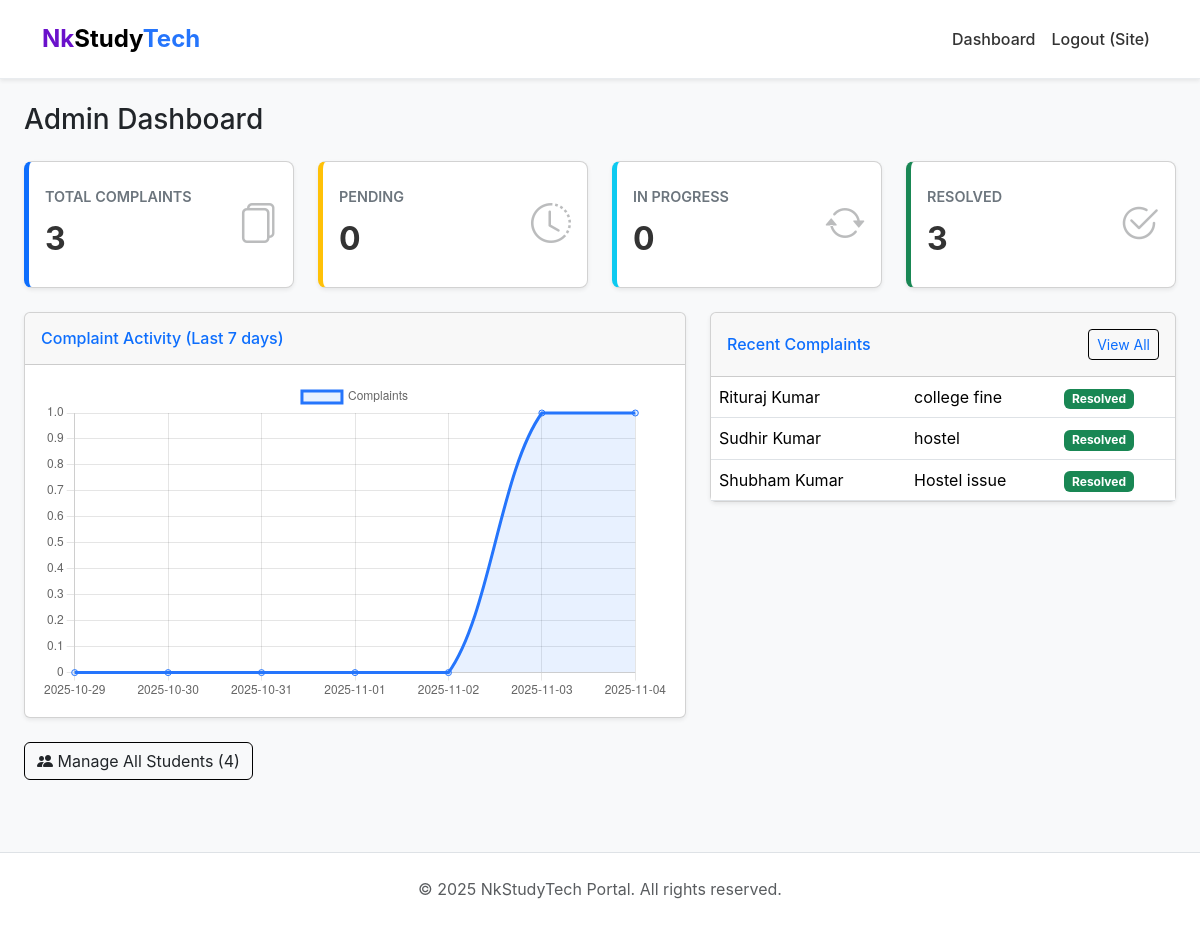
The app's page /admin/dashboard (signed in) with its own data.
### app.py (models this page shows, shortened)
class User(db.Model, UserMixin):
    id = db.Column(db.Integer, primary_key=True)
    name = db.Column(db.String(120))
    email = db.Column(db.String(150), unique=True, nullable=False)
    password_hash = db.Column(db.String(200))
    is_admin = db.Column(db.Boolean, default=False)
    created_at = db.Column(db.DateTime, default=datetime.utcnow)

class Complaint(db.Model):
    id = db.Column(db.Integer, primary_key=True)
    title = db.Column(db.String(200))
    description = db.Column(db.Text)
    attachment = db.Column(db.String(300))
    status = db.Column(db.String(50), default='Pending')
    user_id = db.Column(db.Integer, db.ForeignKey('user.id'))
    created_at = db.Column(db.DateTime, default=datetime.utcnow)
    user = db.relationship('User', backref='complaints')

### app.py (the view)
@app.route('/admin/dashboard')
@login_required
def admin_dashboard():
    if not current_user.is_admin:
        flash('Access denied', 'danger')
        return redirect(url_for('student_dashboard'))
    total = Complaint.query.count()
    pending = Complaint.query.filter_by(status='Pending').count()
    inprog = Complaint.query.filter_by(status='In Progress').count()
    resolved = Complaint.query.filter_by(status='Resolved').count()
    recent = Complaint.query.order_by(Complaint.created_at.desc()).limit(10).all()
    students = User.query.filter_by(is_admin=False).count()
    return render_template('admin_dashboard.html', total=total, pending=pending, inprog=inprog, resolved=resolved, recent=recent, students=students)

### app.py (called while the page is built)
@login_manager.user_loader
def load_user(user_id):
    return User.query.get(int(user_id))

### templates/admin_dashboard.html (shortened to what this page needs)
{% extends 'layout.html' %}
{% block body %}
<div class="container-fluid p-4">
  <div class="d-sm-flex align-items-center justify-content-between mb-4">
    <h1 class="h3 mb-0 text-gray-800">Admin Dashboard</h1>
  </div>
  <div class="row g-4">
    <div class="col-xl-3 col-md-6 mb-4">
      <div class="card shadow-sm h-100 py-2 stat-card border-left-primary">
        <div class="card-body">
          <div class="row no-gutters align-items-center">
            <div class="col">
              <div class="card-title">Total Complaints</div>
              <div class="stat-number">{{ total }}</div>
            </div>
            <div class="col-auto icon">
              <i class="bi bi-files text-gray-300"></i>
            </div>
          </div>
        </div>
      </div>
    </div>
    <div class="col-xl-3 col-md-6 mb-4">
      <div class="card shadow-sm h-100 py-2 stat-card border-left-warning">
        <div class="card-body">
          <div class="row no-gutters align-items-center">
            <div class="col">
              <div class="card-title">Pending</div>
              <div class="stat-number">{{ pending }}</div>
            </div>
            <div class="col-auto icon">
              <i class="bi bi-clock-history text-gray-300"></i>
            </div>
          </div>
        </div>
      </div>
    </div>
    <div class="col-xl-3 col-md-6 mb-4">
      <div class="card shadow-sm h-100 py-2 stat-card border-left-info">
        <div class="card-body">
          <div class="row no-gutters align-items-center">
            <div class="col">
              <div class="card-title">In Progress</div>
              <div class="stat-number">{{ inprog }}</div>
            </div>
            <div class="col-auto icon">
              <i class="bi bi-arrow-repeat text-gray-300"></i>
            </div>
          </div>
        </div>
      </div>
    </div>
    <div class="col-xl-3 col-md-6 mb-4">
      <div class="card shadow-sm h-100 py-2 stat-card border-left-success">
        <div class="card-body">
          <div class="row no-gutters align-items-center">
            <div class="col">
              <div class="card-title">Resolved</div>
              <div class="stat-number">{{ resolved }}</div>
            </div>
            <div class="col-auto icon">
              <i class="bi bi-check2-circle text-gray-300"></i>
            </div>
          </div>
        </div>
      </div>
    </div>
  </div>
  <div class="row g-4">
    <div class="col-xl-7 col-lg-6">
      <div class="card shadow-sm mb-4">
        <div class="card-header py-3">
          <h6 class="m-0 font-weight-bold text-primary">Complaint Activity (Last 7 days)</h6>
        </div>
        <div class="card-body">
          <div class="chart-area" style="height: 320px;">
            <canvas id="adminChart"></canvas>
          </div>
        </div>
      </div>
    </div>
    <div class="col-xl-5 col-lg-6">
      <div class="card shadow-sm mb-4">
        <div class="card-header py-3 d-flex justify-content-between align-items-center">
          <h6 class="m-0 font-weight-bold text-primary">Recent Complaints</h6>
          <a href="{{ url_for('admin_manage_complaints') }}" class="btn btn-sm btn-outline-primary">View All</a>
        </div>
        <div class="card-body p-0">
          <div class="table-responsive">
            <table class="table table-hover mb-0">
              <tbody>
                {% for c in recent %}
                <tr>
                  <td>{{ c.user.name }}</td>
                  <td>{{ c.title|truncate(30) }}</td>
                  <td>
                    {% set status_class = 'bg-secondary' %}
                    {% if c.status == 'Pending' %}
                      {% set status_class = 'bg-warning text-dark' %}
                    {% elif c.status == 'In Progress' %}
                      {% set status_class = 'bg-info text-dark' %}
                    {% elif c.status == 'Resolved' %}
                      {% set status_class = 'bg-success' %}
                    {% endif %}
                    <span class="badge {{ status_class }}">{{ c.status }}</span>
                  </td>
                </tr>
                {% else %}
                <tr>
                  <td colspan="3" class="text-center p-4">No recent complaints.</td>
                </tr>
                {% endfor %}
              </tbody>
            </table>
          </div>
        </div>
      </div>
    </div>
  </div>
  <div class="row">
    <div class="col-12">
        <a class="btn btn-outline-dark" href="{{ url_for('admin_manage_students') }}">
            <i class="bi bi-people-fill"></i> Manage All Students ({{ students }})
        </a>
    </div>
  </div>
</div>
<script>
  fetch('/stats.json')
    .then(r => r.json())
    .then(data => {
      if (!data.error) {
        new Chart(document.getElementById('adminChart'), {
          type: 'line',
          data: {
            labels: data.labels,
            datasets: [{
              label: 'Complaints',
              data: data.counts,
              fill: true,
              borderColor: '#2575fc',
              backgroundColor: 'rgba(37, 117, 252, 0.1)',
              tension: 0.3
            }]
          },
          options: {
            responsive: true,
            maintainAspectRatio: false
          }
        });
      }
    })
    .catch(e => console.log(e));
</script>
{% endblock %}

### templates/layout.html (shortened to what this page needs)
<!doctype html>
<html lang="en">
<head>
  <link href="https://cdn.jsdelivr.net/npm/bootstrap@5.3.3/dist/css/bootstrap.min.css" rel="stylesheet">
  <link href="https://cdn.jsdelivr.net/npm/bootstrap-icons@1.11.3/font/bootstrap-icons.min.css" rel="stylesheet">
</head>
<body>
  <nav class="navbar navbar-expand-lg navbar-light bg-white shadow-sm py-3">
    <div class="container">
      <a class="navbar-brand" href="{{ url_for('index') }}">
        <span class="logo-nk">Nk</span>Study<span class="logo-tech">Tech</span>
      </a>
      <div class="collapse navbar-collapse" id="mainNavbar">
        <ul class="navbar-nav ms-auto mb-2 mb-lg-0">
          {% if current_user.is_authenticated %}
            <li class="nav-item">
              <a class="nav-link" href="{{ url_for('student_dashboard') }}">Dashboard</a>
            </li>
            <li class="nav-item">
              <a class="nav-link" href="{{ url_for('logout') }}">Logout ({{ current_user.name.split(' ')[0] }})</a>
            </li>
          {% endif %}
        </ul>
      </div>
    </div>
  </nav>
  <main>
    {% block body %}{% endblock %}
  </main>
  <footer class="text-center py-4 mt-5 bg-white border-top">
    <div class="container">
      <p class="mb-0 text-muted">&copy; 2025 NkStudyTech Portal. All rights reserved.</p>
    </div>
  </footer>
</body>
</html>

### templates/layout.html (style rules this page uses)
.btn { border: 1px solid #000000 !important; }
body { background-color: #f8f9fa; font-family: -apple-system, BlinkMacSystemFont, "Segoe UI", Roboto, "Helvetica Neue", Arial, sans-serif; }
.navbar { border-bottom: 1px solid #e9ecef; }
.navbar-brand { font-weight: 700; font-size: 1.5rem; }
.logo-nk { color: #6a11cb; }
.logo-tech { color: #2575fc; }
.nav-link { font-weight: 500; color: #333; }

### templates/admin_dashboard.html (style rules this page uses)
.stat-card { border-left-width: 5px; border-radius: 8px; }
.stat-card .card-title { font-size: 0.9rem; font-weight: 600; text-transform: uppercase; color: #6c757d; }
.stat-card .stat-number { font-size: 2rem; font-weight: 700; color: #333; }
.stat-card .icon { font-size: 2.5rem; opacity: 0.3; }
.border-left-primary { border-left-color: #0d6efd; }
.border-left-warning { border-left-color: #ffc107; }
.border-left-info { border-left-color: #0dcaf0; }
.border-left-success { border-left-color: #198754; }

### records on screen
User: name "Site"
Complaint: user.name "Rituraj Kumar", title "college fine", status "Resolved"
Complaint: user.name "Sudhir Kumar", title "hostel", status "Resolved"
Complaint: user.name "Shubham Kumar", title "Hostel issue", status "Resolved"

### other values on screen
{{ total }} "3"
{{ pending }} "0"
{{ inprog }} "0"
{{ resolved }} "3"
{{ students }} "4"
